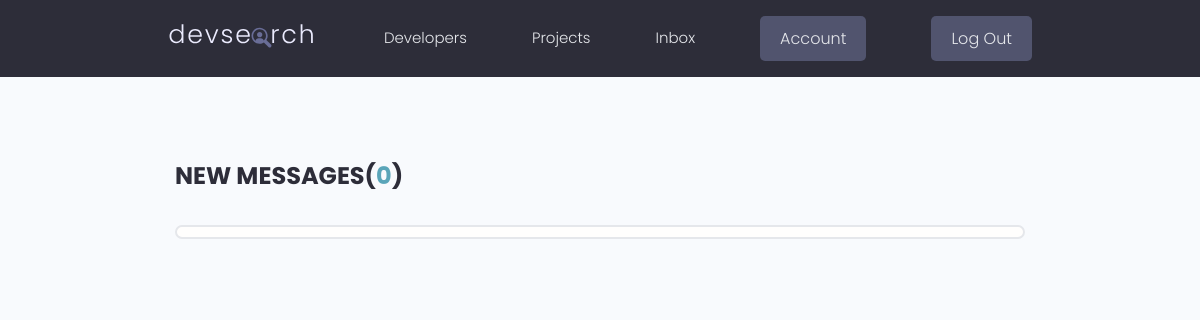
Page /inbox/ (signed in) on the earlier database version.
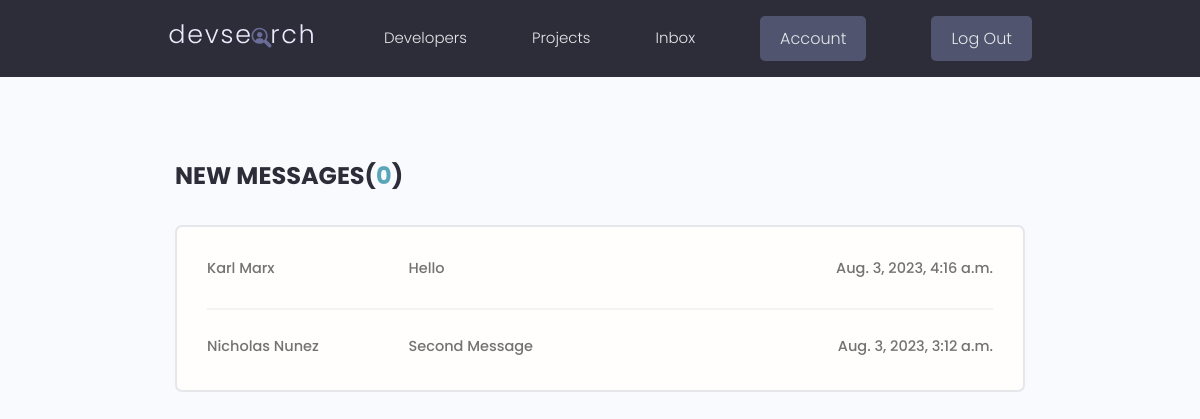
Same page on the later database version.
### users/models.py (models this page shows, shortened)
class Message(models.Model):
    sender = models.ForeignKey(Profile, on_delete=models.SET_NULL, null=True, blank=True)
    recipient = models.ForeignKey(Profile, on_delete=models.SET_NULL, null=True, blank=True, related_name="messages")
    name = models.CharField(max_length=200, null=True, blank=True)
    email = models.EmailField(max_length=200, null=True, blank=True)
    subject = models.CharField(max_length=200, null=True, blank=True)
    body = models.TextField()
    is_read = models.BooleanField(default=False, null=True)
    created = models.DateTimeField(auto_now_add=True)
    id = models.UUIDField(default=uuid.uuid4, unique=True, primary_key=True, editable=False)
    class Meta:
        ordering = ['is_read', '-created']

### users/views.py (the view)
# urls.py: path('inbox/', views.inbox, name="inbox"),
@login_required(login_url='login')
def inbox(request):
    profile = request.user.profile
    messageRequests = profile.messages.all() # messages rather than message_set because of the related_name field
    unreadCount = messageRequests.filter(is_read=False).count()
    context = {'messageRequests':messageRequests, 'unreadCount':unreadCount}
    return render(request, 'users/inbox.html', context)

### users/templates/users/inbox.html
{% extends 'main.html' %}
{% block content %}
  <main class="inbox my-xl">
    <div class="content-box">
      <h3 class="inbox__title">New Messages(<span>{{ unreadCount }}</span>)</h3>
      <ul class="messages">
        {% for message in messageRequests %}
        {% if message.is_read == False %}
        <li class="message message--unread">
        {% else %}
        <li class="message">
        {% endif %}
          <a href="{% url 'message' message.id %}">
            <span class="message__author">{{ message.name }}</span>
            <span class="message__subject">{{ message.subject }}</span>
            <span class="message__date">{{ message.created }}</span>
          </a>
        </li>
        {% endfor %}
      </ul>
    </div>
  </main>
  {% endblock content %}

Differences in the rows shown:
added Message: name "Karl Marx", subject "Hello", created "Aug. 3, 2023, 4:16 a.m."
added Message: name "Nicholas Nunez", subject "Second Message", created "Aug. 3, 2023, 3:12 a.m."
